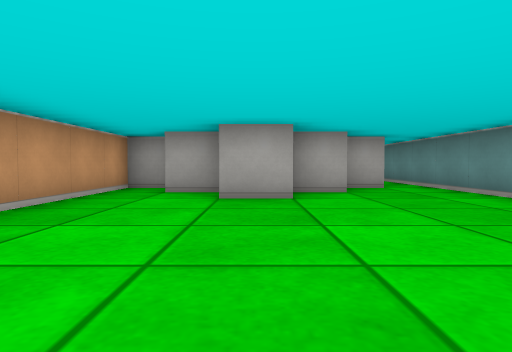
[1] (above)

24 first-person views from a walk through a cub3D maze. The camera is about half as high as the walls, tilts 2° down and sees 75° across. The floor is counted in squares. Each view is taken from the middle of a square. On the plan, view 1 faces up. The plan holds only what a view shows up to about 9 squares ahead; the rest is blank. The place goes on beyond the plan.

[2]
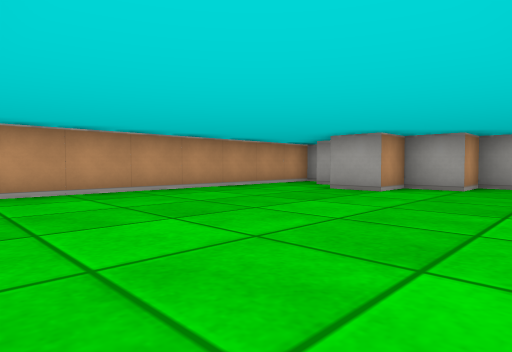

[3]
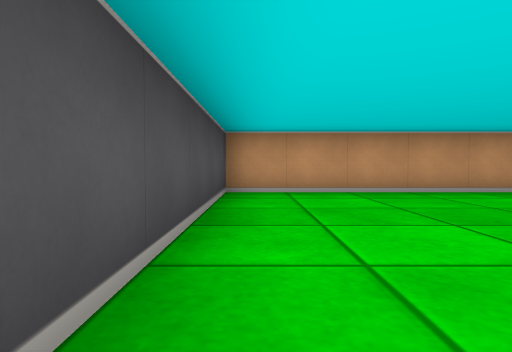

[4]
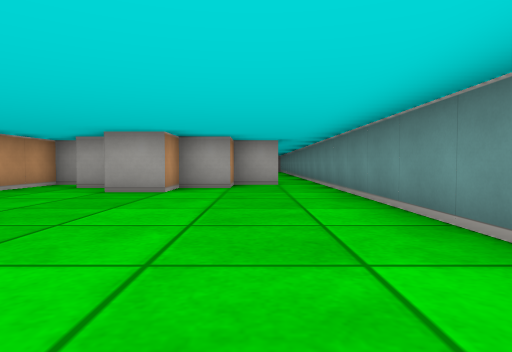

[5]
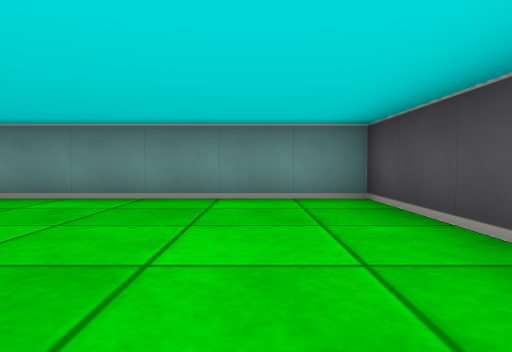

[6]
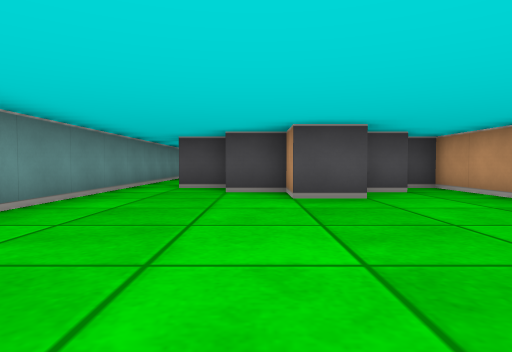

[7]
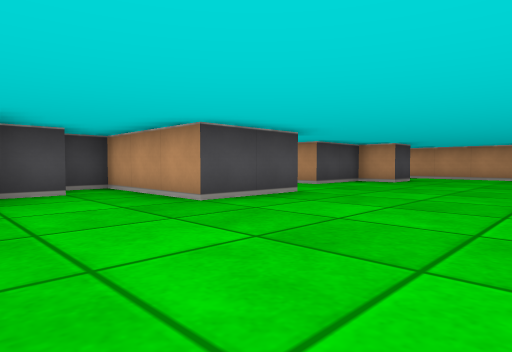

[8]
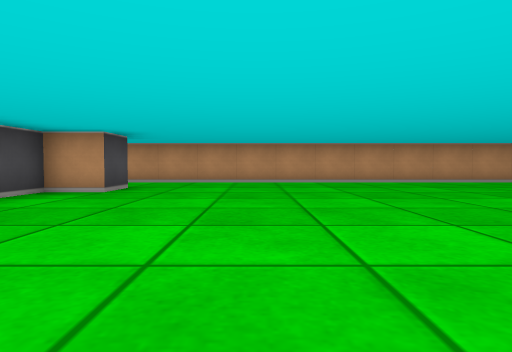

[9]
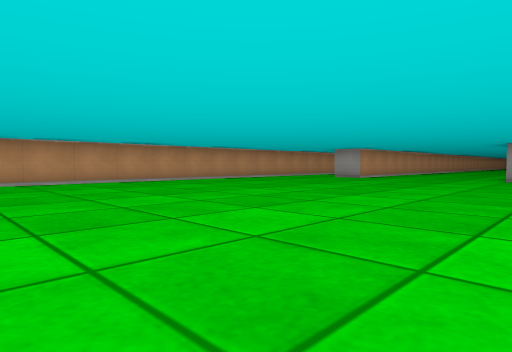

[10]
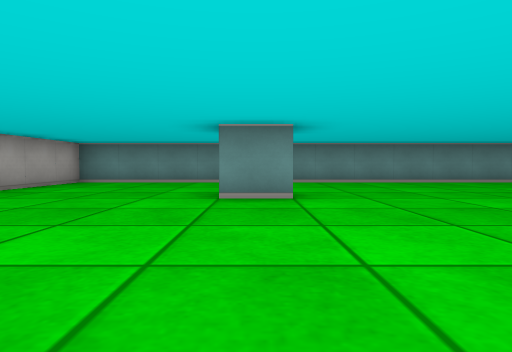

[11]
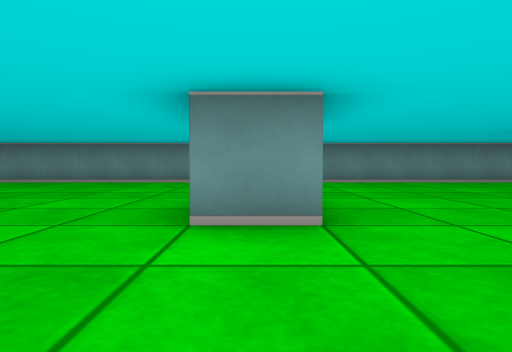

[12]
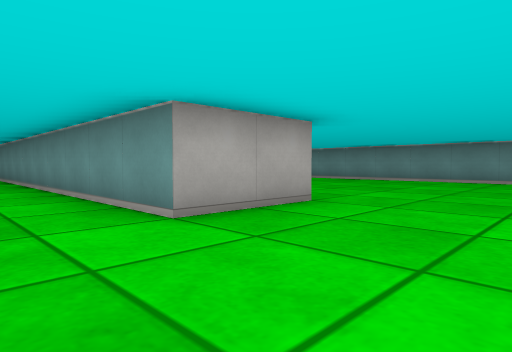

[13]
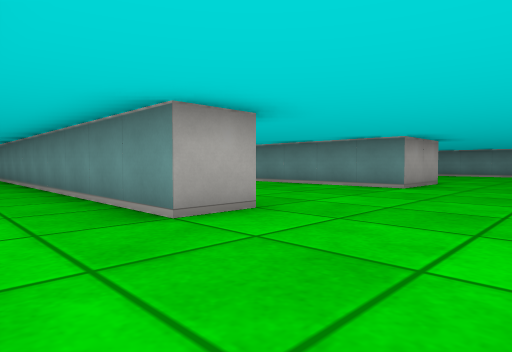

[14]
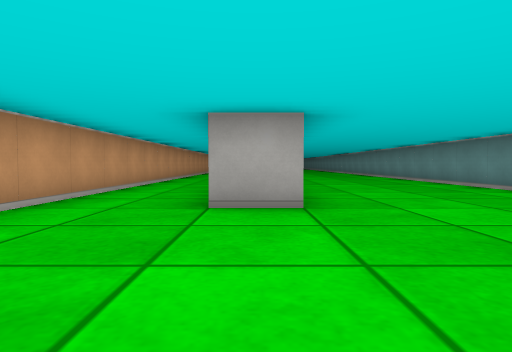

[15]
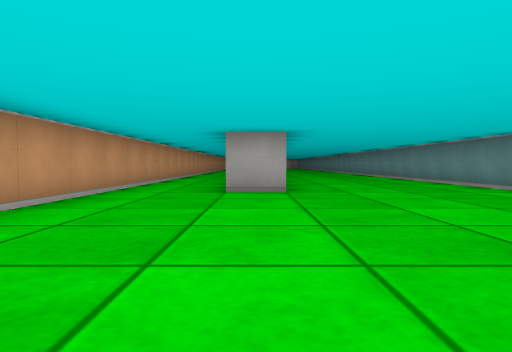

[16]
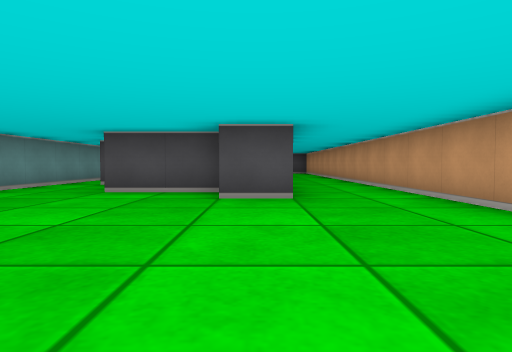

[17]
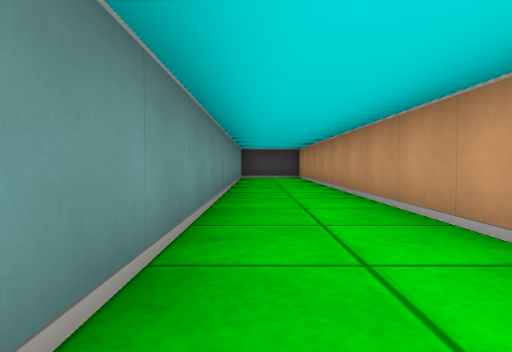

[18]
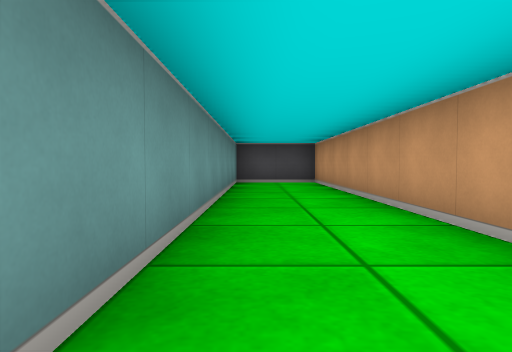

[19]
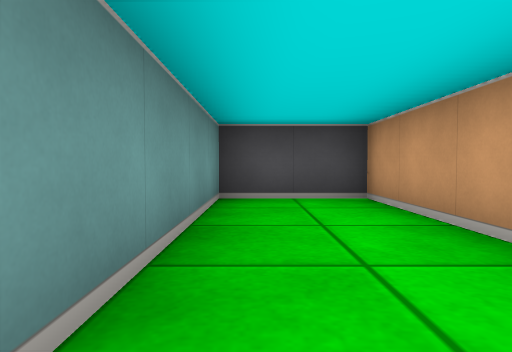

[20]
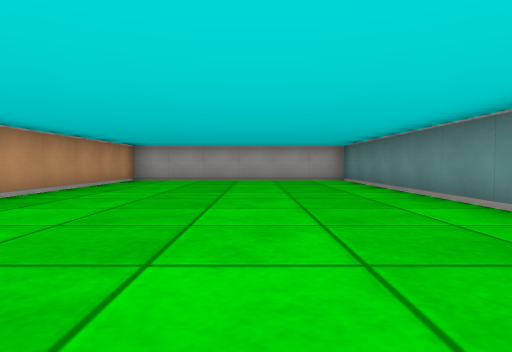

[21]
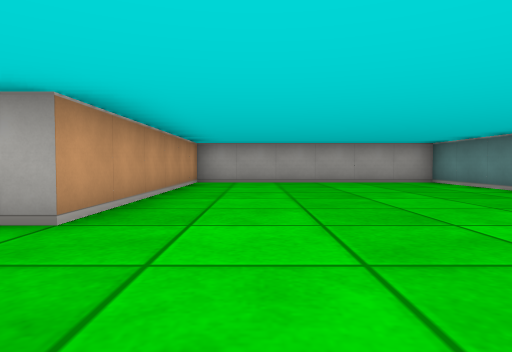

[22]
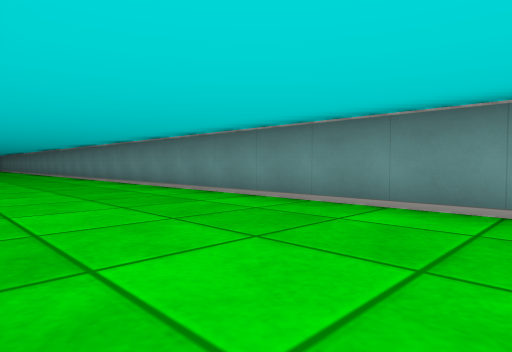

[23]
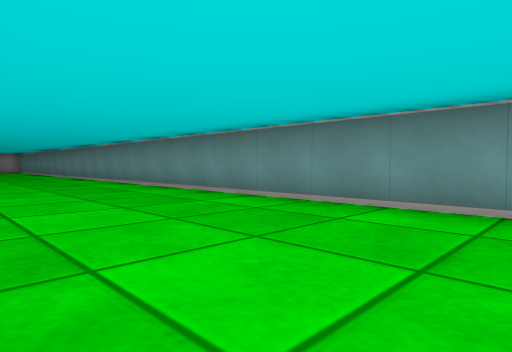

[24]
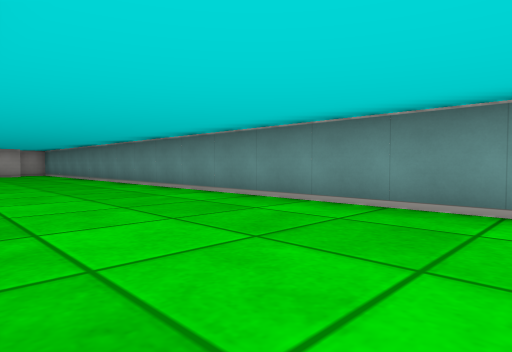

### Floor plan
Points are (right, up) in squares from view 1. A wall is a line through its corners. A room is listed if a view was taken in it or the views show most of it. See-through windows are left out.
Room 1 (views 1, 2, 3, 4, 5)
walls: (-0.5, 5.5) (-1.5, 5.5); (2.6, 6.5) (1.5, 6.5) (1.5, 5.5) (0.5, 5.5) (0.5, 4.5) (-0.5, 4.5); (-1.8, 6.5) (-2.5, 6.5) (-2.5, -1.5) (3.5, -1.5) (3.5, 7.5)
ways out: opening at (3, 8) to room 2
Room 2 (views 6, 7, 8, 9, 10, 11, 12, 13, 14, 15, 16, 17, 18, 19, 20, 21, 22, 23, 24)
walls: (-8.4, 24.5) (-9.5, 24.5) (-9.5, 33.2); (-2.5, 19.4) (-2.5, 20.5); (-11.5, 19.6) (-11.5, -1.5) (-9.5, -1.5) (-9.5, 9.4); (3.5, 21.6) (3.5, 30.5) (-2.5, 30.5) (-2.5, 24.5) (-4.5, 24.5) (-4.5, 47.2); (-11.5, 30) (-11.5, 22.2); (-0.5, 14.5) (-0.5, 15.5); (-4.5, 10.5) (-2.5, 10.5) (-2.5, 7.5) (-1.8, 7.5); (-9.5, 10.5) (-8.5, 10.5) (-8.5, 9.5) (-6.5, 9.5) (-6.5, 8.9); (-0.6, 9.5) (0.5, 9.5) (0.5, 8.5) (1.5, 8.5); (-1.6, 8.5) (-0.6, 8.5); (-4.5, 7.5) (-4.5, 9.2); (1.5, 7.5) (2.5, 7.5); (3.5, 7.5) (3.5, 19.5) (0.8, 19.5)
ways out: opening at (3, 8) to room 1; opening at (-5, 7)

Positions as (right, up) in squares from view 1, and headings:
1: (0, 0), facing up
2: (3, -1), facing up-left
3: (3, -1), facing left
4: (2, -1), facing up
5: (-1, 0), facing right
6: (1, 14), facing down
7: (0, 14), facing down-left
8: (-3, 13), facing left
9: (-3, 14), facing up-left
10: (-5, 15), facing right
11: (-5, 20), facing right
12: (-6, 22), facing up-right
13: (-11, 22), facing up-right
14: (-9, 21), facing up
15: (-9, 19), facing up
16: (-9, 15), facing down
17: (-10, 10), facing down
18: (-10, 7), facing down
19: (-10, 3), facing down
20: (1, 21), facing up
21: (-1, 22), facing up
22: (-8, 27), facing up-right
23: (-8, 33), facing up-right
24: (-8, 38), facing up-right
